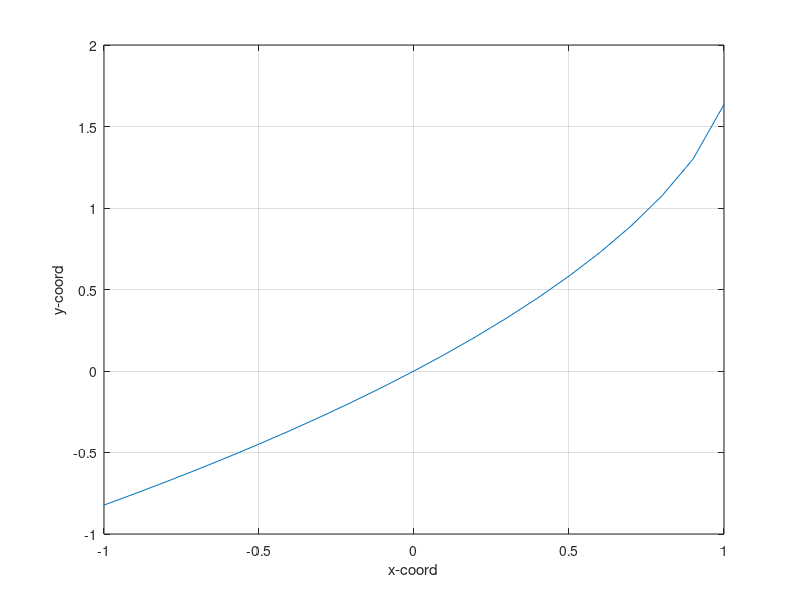

Write MATLAB code to recreate this figure.
% grafico della serie di potenze  f(x)=Sum x^n/n^2 con n=1,+inf
% R=1, la serie converge puntualmente in [-1,1]
%
% Esercizio extra per voi: detta f'(x)=d/dx f(x)
clear all
clc

vx=linspace(-1,1,21); % valori x per cui calcolare la f(x)

N=100; % indice massimo per valutare ogni sommatoria 
% (riuscite a stimare con che errore valutiamo ogni ordinata?)
n=1:N;

for r=1:length(vx) % per ogni valore di x
    x=vx(r);
    y=sum(x.^n./n.^2); % calcolo l'ordinata associata a x
    vy(r)=y; % colleziono in un vettore tale ordinata
end 

figure
plot(vx,vy)
xlabel('x-coord')
ylabel('y-coord')
grid on